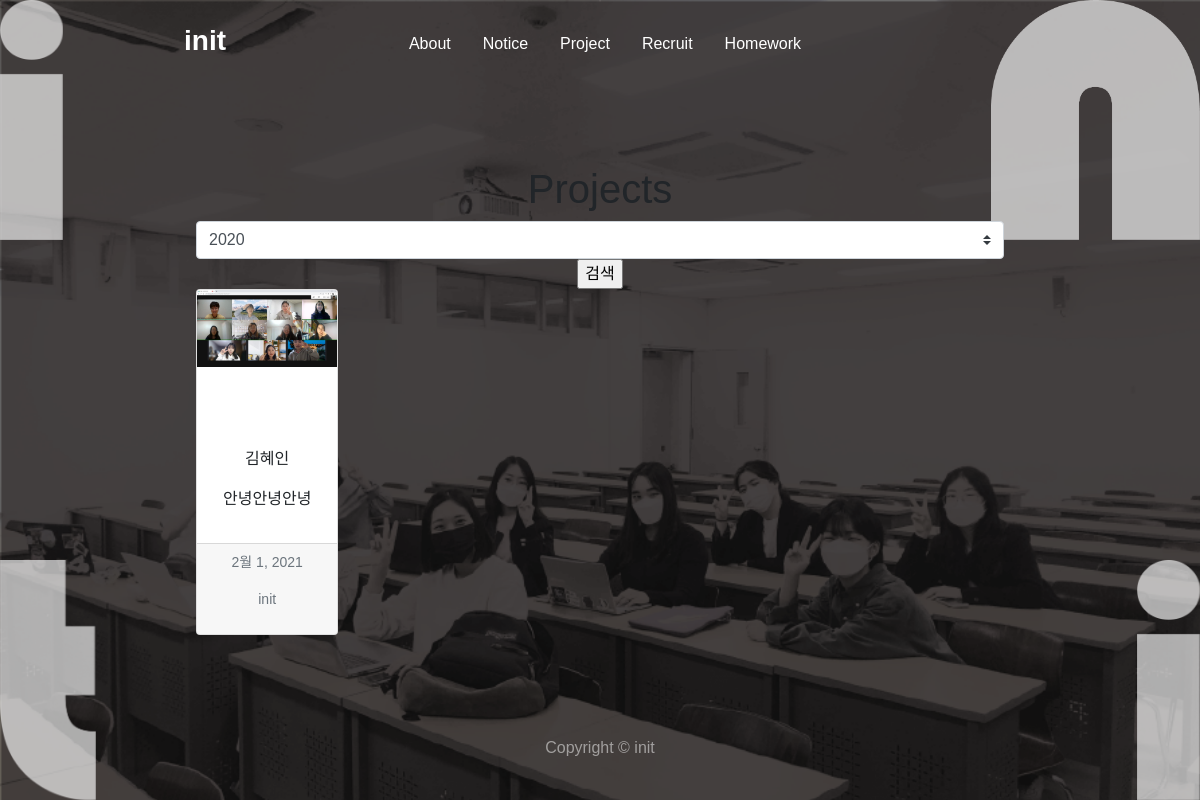
The app's page /projects/, older data.
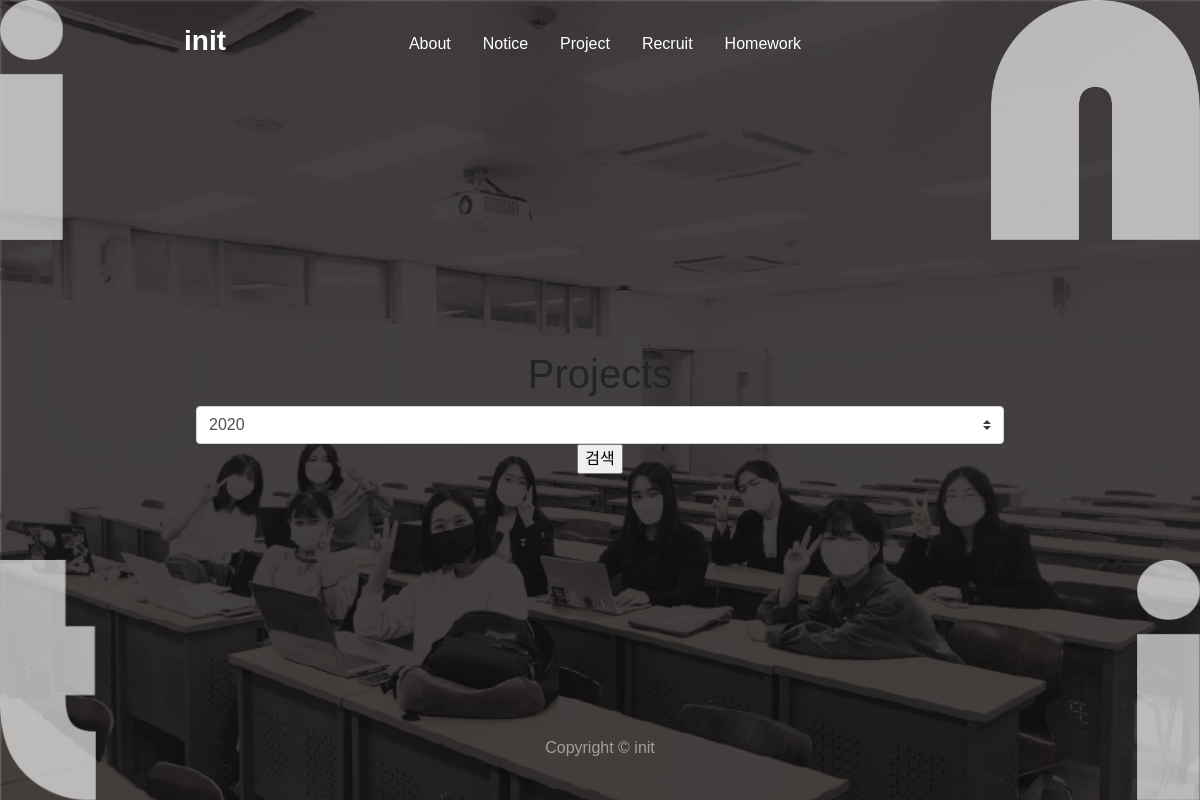
The same page, newer data.
### mysite/models.py (models this page shows, shortened)
class Project(models.Model):
    objects = models.Manager()
    writer = models.ForeignKey(InitUser, on_delete=models.CASCADE)
    people = models.CharField(max_length=50, null=True)
    title = models.CharField(max_length=200, null=False)
    img = ProcessedImageField(
        upload_to='',
        processors=[ResizeToFit(width=960, upscale=False)],
        format='JPEG'
    )
    img_thumbnail = ImageSpecField(
        source='img',
        processors=[ResizeToFill(600, 600)],
        format='JPEG',
        options={'quality': 60}
    )
    pub_date = models.DateField(auto_now=True)
    contents = models.TextField(null=True)
    url = models.URLField(null=True, blank=True)
    year = models.CharField(max_length=4, null=False)

class InitUser(AbstractUser):
    first_name = models.CharField(max_length=30, blank=False, null=False)
    last_name = models.CharField(max_length=150, blank=False, null=False)
    email = models.EmailField(blank=False, null=False)
    year = models.CharField(max_length=20, null=False, blank=False)

### mysite/views.py (the view)
# urls.py: path('projects/',mysite.views.projects, name='projects'),
def projects(request):
    if request.method == "POST":
        if request.POST['generation']:
            gen = request.POST['generation']
            postlist = Project.objects.filter(year=gen).order_by('-id')
    else:
        gen = "2020"
        postlist = Project.objects.all().order_by('-id')
    return render(request, 'projects.html', {'postlist':postlist, 'gen':gen})

### mysite/templates/projects.html (shortened to what this page needs)
{% extends 'base.html' %}
{% load static %}
{% block contents %}
<main role="main" class="container">
  <br>
  <br>
  <h1>Projects</h1>
  <form method="POST" enctype="multipart/form-data">
    <select class="custom-select" name="generation" id="selectGen">
      {% if gen %}
      <option selected>{{gen}}</option>
      {% endif %}
    </select>
    <input id="btn" type="submit" value="검색" onclick="GoEx()">
  </form>
  <div class="row row-cols-1 row-cols-md-5 g-4">
    {% for list in postlist %}
    <div class="col">
      <div class="card">
        {% if list.img_thumbnail %}
        <img src="{{list.img_thumbnail.url}}" class="card-img-top" alt="...">
        {% endif %}
        <div class="card-body">
          <h5 class="card-title">
            <p><a href="{{list.pk}}/">{{list.title}}</a></p>
          </h5>
          <p>{{list.people}}</p>
          <p class="card-text">
            <p>{{list.contents}}</p>
          </p>
        </div>
        <div class="card-footer">
          <small class="text-muted">
            <p>{{list.pub_date}}</p>
            <p>{{list.writer}}</p>
          </small>
        </div>
      </div>
    </div>
    {% endfor %}
  </div>
  <br><br>
</main>
{% endblock %}

### myproject/templates/base.html (shortened to what this page needs)
{% load static %}
<!DOCTYPE html>
<html lang="en">
  <head>
    <link
      rel="stylesheet"
      href="https://cdn.jsdelivr.net/npm/bootstrap@4.5.3/dist/css/bootstrap.min.css"
    />
    <link
      rel="stylesheet"
      href="https://stackpath.bootstrapcdn.com/font-awesome/4.7.0/css/font-awesome.min.css"
    />
    <link
      href="https://cdn.jsdelivr.net/npm/bootstrap@5.0.0-beta1/dist/css/bootstrap.min.css"
      rel="stylesheet"
    />
    <link href="{%static 'style.css' %}" rel="stylesheet" />
  </head>
  <body class="text-center bg bg-cover">
    <img class="logo-img img-lt" src="{%static 'img/65/i.png' %}" />
    <img class="logo-img img-rt" src="{%static 'img/65/n.png' %}" />
    <img class="logo-img img-rb" src="{%static 'img/65/i.png' %}" />
    <img class="logo-img img-lb" src="{%static 'img/65/t.png' %}" />
    <div class="cover-container d-flex w-100 h-100 p-4 mx-auto flex-column">
      <header class="masthead mb-auto">
        <div class="inner">
          <h3 class="f-b masthead-brand cl-white">
            <a class="f-b" href="/">init</a>
          </h3>
          <nav class="nav justify-content-center">
            <a class="nav-link" href="about.html">About</a>
            <a class="nav-link" href="notice.html">Notice</a>
            <a class="nav-link" href="/projects/">Project</a>
            <a class="nav-link" href="recruit.html">Recruit</a>
            <a class="nav-link" href="/homework/">Homework</a>
            <a class="nav-link" href="login.html"
              ></a
            >
          </nav>
        </div>
      </header>
      {% block contents %} {% endblock %}
      <footer class="mastfoot mt-auto">
        <div class="inner">
          <p>Copyright &copy; init</p>
        </div>
      </footer>
    </div>
  </body>
</html>

### mysite/static/style.css (style rules this page uses)
.cl-white { color: white; }
a, a:focus, a:hover { color: white; font-family: 'Noto Sans KR', sans-serif; text-decoration: none; }
html, body { height: 100%; font-family: 'Noto Sans KR', sans-serif; font-weight: 100; }
body { display: -ms-flexbox; display: flex; }
.cover-container { max-width: 55em; }
.bg { width: auto; background-image: url('img/1x/bg.png'); background-repeat : no-repeat; background-size : cover; min-width: 100%; min-height: 100%; }
.bg-cover { background-color: rgba(0, 0, 0, 0.856); z-index: 5; }
.masthead { margin-bottom: 2rem; }
.masthead-brand { margin-bottom: 0; }
@media (min-width: 48em) { .masthead-brand { float: left; } }
.mastfoot { color: rgba(255, 255, 255, .5); }
.logo-img { z-index: 10; height: 30%; width: auto; }
.img-rt { position: fixed; z-index: -1; right: 0; }
.img-rb { position: fixed; z-index: -1; right: 0; bottom: 0; }
.img-lt { position: fixed; z-index: -1; left: 0; }
.img-lb { position: fixed; z-index: -1; left: 0; bottom: 0; }
.f-b { font-weight: 900; }

### myproject/templates/base.html (style rules this page uses)
a { text-decoration: none; }

Row changes from the older to the newer data that the page shows:
removed Project: img_thumbnail (picture), people "김혜인", contents "안녕안녕안녕", pub_date "2월 1, 2021", writer "init"
